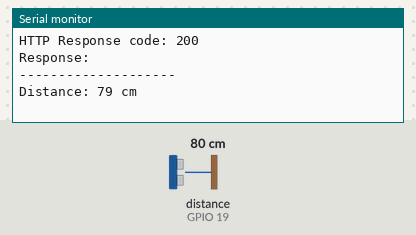
The sketch below on a simulated ESP32. Parts: the last lines printed to the serial monitor. Wiring (inferred from the names in the program): ultrasonic range finder: trigger GPIO 21; echo GPIO 19. The test bench sets the inputs (shaded band); at power-on: distance to the obstacle (sensor on GPIO 19) 80 cm. The echo pulse lasts 58.3 µs per cm; WiFi joins after 1.5 s; servers stay silent unless stated; uploads are accepted with an empty reply.

Above: at 3.7 s.
3.8 s: distance to the obstacle (sensor on GPIO 19) set to 2 cm
At 4.9 s:
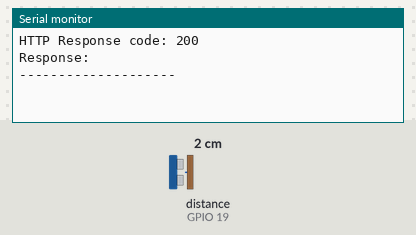
5.7 s: distance to the obstacle (sensor on GPIO 19) set to 4 cm
At 6.4 s:
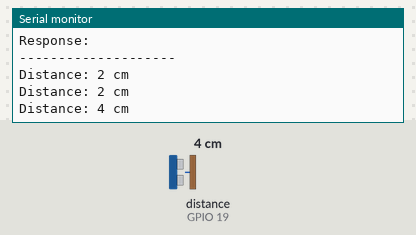
Timing chart, 0 to 8.7 s (numbered marks = the images above; inputs shaded):
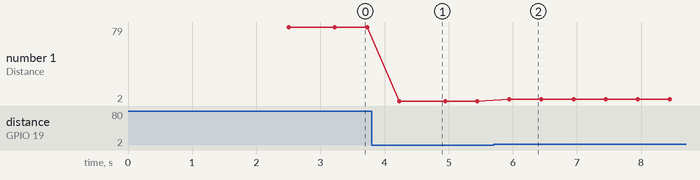

The sketch:

sketch.ino
```cpp
#include <WiFi.h>
#include <HTTPClient.h>
#include <ArduinoJson.h>

// Wi-Fi credentials
const char* ssid = "Vlad";
const char* wifiPassword = "********";

// Flask server URL.
// Your PC and ESP32-S3 must be connected to the same Wi-Fi network.
const char* serverUrl = "http://192.168.50.192:5000/iot/send_sensor_status";

// HC-SR04 pins for ESP32-S3
const int trigPin = 21;
const int echoPin = 19;

// User credentials and sensor data
String email = "vladyslav.bilous3@nure.ua";
String userPassword = "11111111";
String sensorID = "000003";

bool currentDoorState = false;
bool previousDoorState = false;
bool hasPreviousDoorState = false;

void setup_wifi() {
  Serial.println("Connecting to Wi-Fi...");
  WiFi.mode(WIFI_STA);
  WiFi.begin(ssid, wifiPassword);

  unsigned long startAttemptTime = millis();

  while (WiFi.status() != WL_CONNECTED && millis() - startAttemptTime < 20000) {
    delay(500);
    Serial.print(".");
  }

  if (WiFi.status() != WL_CONNECTED) {
    Serial.println("\nFailed to connect to Wi-Fi. Restarting...");
    delay(3000);
    ESP.restart();
  }

  Serial.println("\nWi-Fi connected");
  Serial.print("ESP32-S3 IP address: ");
  Serial.println(WiFi.localIP());
}

long readDistanceCm() {
  digitalWrite(trigPin, LOW);
  delayMicroseconds(2);

  digitalWrite(trigPin, HIGH);
  delayMicroseconds(10);
  digitalWrite(trigPin, LOW);

  long duration = pulseIn(echoPin, HIGH, 30000);

  if (duration == 0) {
    return -1;
  }

  return (duration * 0.0343) / 2;
}

void sendData(bool newStatus) {
  if (WiFi.status() != WL_CONNECTED) {
    Serial.println("Wi-Fi disconnected. Reconnecting...");
    setup_wifi();
  }

  WiFiClient client;
  HTTPClient http;

  http.setTimeout(10000);

  Serial.print("Sending data to: ");
  Serial.println(serverUrl);

  if (!http.begin(client, serverUrl)) {
    Serial.println("HTTP begin failed");
    return;
  }

  http.addHeader("Content-Type", "application/json");

  DynamicJsonDocument doc(1024);
  doc["email"] = email;
  doc["password"] = userPassword;
  doc["sensor_id"] = sensorID;
  doc["is_closed"] = newStatus;

  String requestBody;
  serializeJson(doc, requestBody);

  Serial.print("Request Body: ");
  Serial.println(requestBody);

  int httpCode = http.PUT(requestBody);

  Serial.print("HTTP Response code: ");
  Serial.println(httpCode);

  if (httpCode > 0) {
    String response = http.getString();
    Serial.print("Response: ");
    Serial.println(response);
  } else {
    Serial.print("HTTP error: ");
    Serial.println(http.errorToString(httpCode));
  }

  http.end();
  Serial.println("--------------------");
}

void setup() {
  Serial.begin(115200);
  delay(1000);

  pinMode(trigPin, OUTPUT);
  pinMode(echoPin, INPUT);

  setup_wifi();

  Serial.println("System started");
}

void loop() {
  long distance = readDistanceCm();

  if (distance < 0) {
    Serial.println("Distance read failed");
    delay(500);
    return;
  }

  Serial.print("Distance: ");
  Serial.print(distance);
  Serial.println(" cm");

  currentDoorState = distance <= 40;

  if (!hasPreviousDoorState || currentDoorState != previousDoorState) {
    sendData(currentDoorState);
    previousDoorState = currentDoorState;
    hasPreviousDoorState = true;
  }

  delay(500);
}
```

Measured:
- after the input at 3.8 s, the serial monitor: prints a new line after 0.43 s (image 1)
- after the input at 5.7 s, the serial monitor: prints a new line after 0.25 s (image 2)
- plotted number 1: 79 → 2 after the input at 3.8 s, 2 → 4 after the input at 5.7 s
